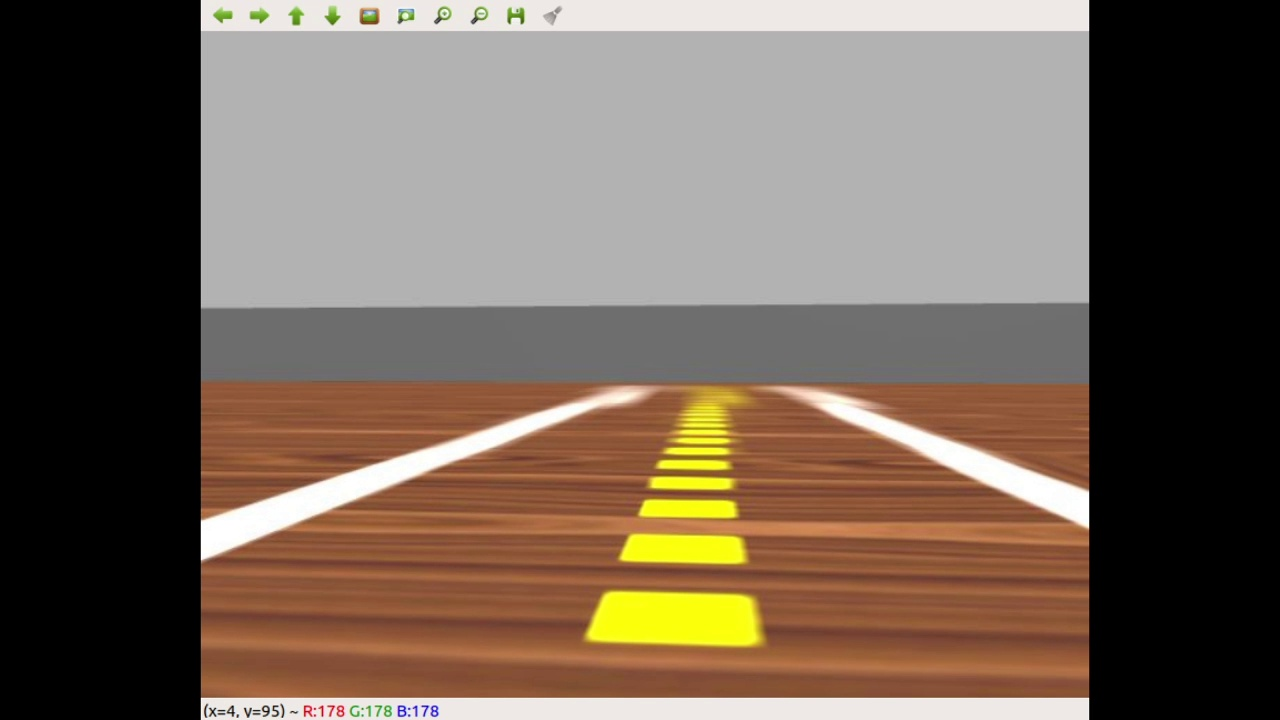
#> input picture aula03/img/frame01.jpg, 1280 x 720 px, found by its file name
$ jupyter execute --allow-errors atividade_Semana03.ipynb   (shell and % lines are left out)
#> lines starting #> are read from the running program, lines starting #| are printed output that depends on the picture
### aula03/biblioteca.py
#!/usr/bin/python
# -*- coding: utf-8 -*-

import cv2
import numpy as np

from sklearn.linear_model import LinearRegression

def segmenta_linha_amarela(bgr):
    """Não mude ou renomeie esta função
        deve receber uma imagem bgr e retornar os segmentos amarelos do centro da pista em branco.
        Utiliza a função cv2.morphologyEx() para limpar ruidos na imagem
    """

    return bgr

def encontrar_contornos(mask):
    """Não mude ou renomeie esta função
        deve receber uma imagem preta e branca os contornos encontrados
    """

    return None

# [8 lines left out: function crosshair, not called in this run]

def encontrar_centro_dos_contornos(img, contornos):
    """Não mude ou renomeie esta função
        deve receber um contorno e retornar, respectivamente, a imagem com uma cruz no centro de cada segmento e o centro dele. formato: img, x, y
    """

    return None, None, None

def desenhar_linha_entre_pontos(img, X, Y, color):
    """Não mude ou renomeie esta função
        deve receber uma lista de coordenadas XY, e retornar uma imagem com uma linha entre os centros EM SEQUENCIA do mais proximo.
    """

    return img

# [17 lines left out: functions regressao_por_centro, calcular_angulo_com_vertical, not called in this run]

### aula03/biblioteca2.py
#!/usr/bin/python
# -*- coding: utf-8 -*-

import cv2
import numpy as np
import math

def segmenta_linha_branca(bgr):
    """Não mude ou renomeie esta função
        deve receber uma imagem e segmentar as faixas brancas
    """

    return bgr

def estimar_linha_nas_faixas(img, mask):
    """Não mude ou renomeie esta função
        deve receber uma imagem preta e branca e retorna dois pontos que formen APENAS uma linha em cada faixa. Desenhe cada uma dessas linhas na iamgem.
         formato: [[(x1,y1),(x2,y2)], [(x1,y1),(x2,y2)]]
    """

    return None

def calcular_equacao_das_retas(linhas):
    """Não mude ou renomeie esta função
        deve receber dois pontos que estejam em cada uma das faixas e retornar a equacao das duas retas. Onde y = h + m * x. Formato: [(m1,h1), (m2,h2)]
    """

    return None

def calcular_ponto_de_fuga(img, equacoes):
    """Não mude ou renomeie esta função
        deve receber duas equacoes de retas e retornar o ponto de encontro entre elas. Desenhe esse ponto na imagem.
    """
    return None, (None,None)


### aula03/biblioteca_cow.py
#!/usr/bin/python
# -*- coding: utf-8 -*-

import cv2
import numpy as np
import math
import matplotlib.pyplot as plt
import os

def load_mobilenet():
    """Não mude ou renomeie esta função
        Carrega o modelo e os parametros da MobileNet. Retorna a classe da rede.
    """

    return None


def detect(net, frame, CONFIDENCE, COLORS, CLASSES):
    """
        Recebe - uma imagem colorida BGR
        Devolve: objeto encontrado
    """
    return None

# [28 lines left out: functions separar_caixa_entre_animais, calcula_iou, checar_perigo, not called in this run]

### APSs/APS3/atividade_Semana03.ipynb
# Entregável 3 de Visão Computacional e Robótica

Entrega até 12/03 ao fim do atendimento (a revisar)

Pode ser feito **em trios**

Nesta semana vamos trabalhar com um assunto extremamente atual: reconhecimento de objetos e rastreamento

Referências:

[https://www.pyimagesearch.com/2018/07/30/opencv-object-tracking/](https://www.pyimagesearch.com/2018/07/30/opencv-object-tracking/)

[https://github.com/iArunava/YOLOv3-Object-Detection-with-OpenCV/](https://github.com/iArunava/YOLOv3-Object-Detection-with-OpenCV/)

[https://www.pyimagesearch.com/2017/09/11/object-detection-with-deep-learning-and-opencv/](https://www.pyimagesearch.com/2017/09/11/object-detection-with-deep-learning-and-opencv/)

Ouça a explicacão do professor sobre rastreamento e deteção

[cell 1]
import cv2
import matplotlib.pyplot as plt
import numpy as np
import math
import biblioteca

#> (the rest of this cell did not finish here and is left out)

### Carregar as imagens

A seguir, vocês podem alterar qual imagem de teste esta sendo utilizada no notebook, o codigo deve funcionar em todas as 3.

[cell 2]
img1 = cv2.imread("frame01.jpg")
#> img1 is the input picture: shape (720, 1280, 3); mean B, G, R 87.5, 100.4, 115.5
img2 = cv2.imread("frame02.jpg")
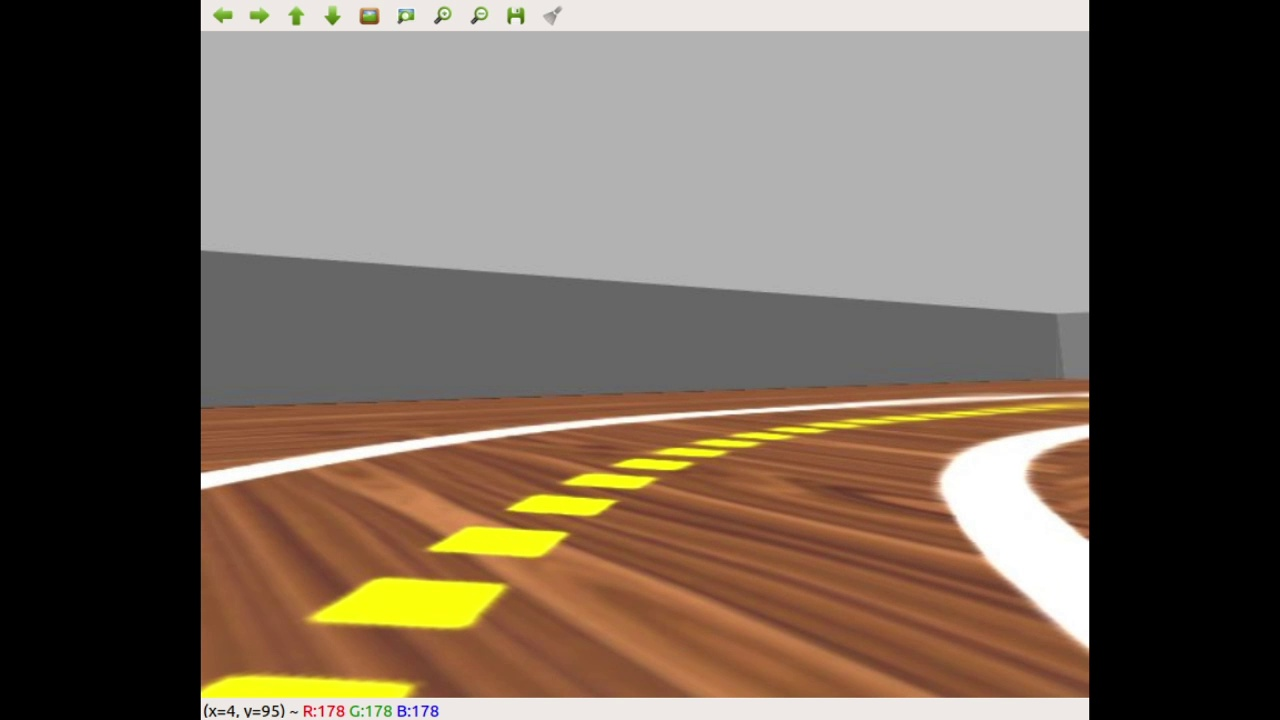
#> input picture aula03/img/frame02.jpg, 1280 x 720 px, found by its file name
#> img2 is the input picture: shape (720, 1280, 3); mean B, G, R 86.7, 99.7, 113.7
img3 = cv2.imread("frame03.jpg") # Mais dificil
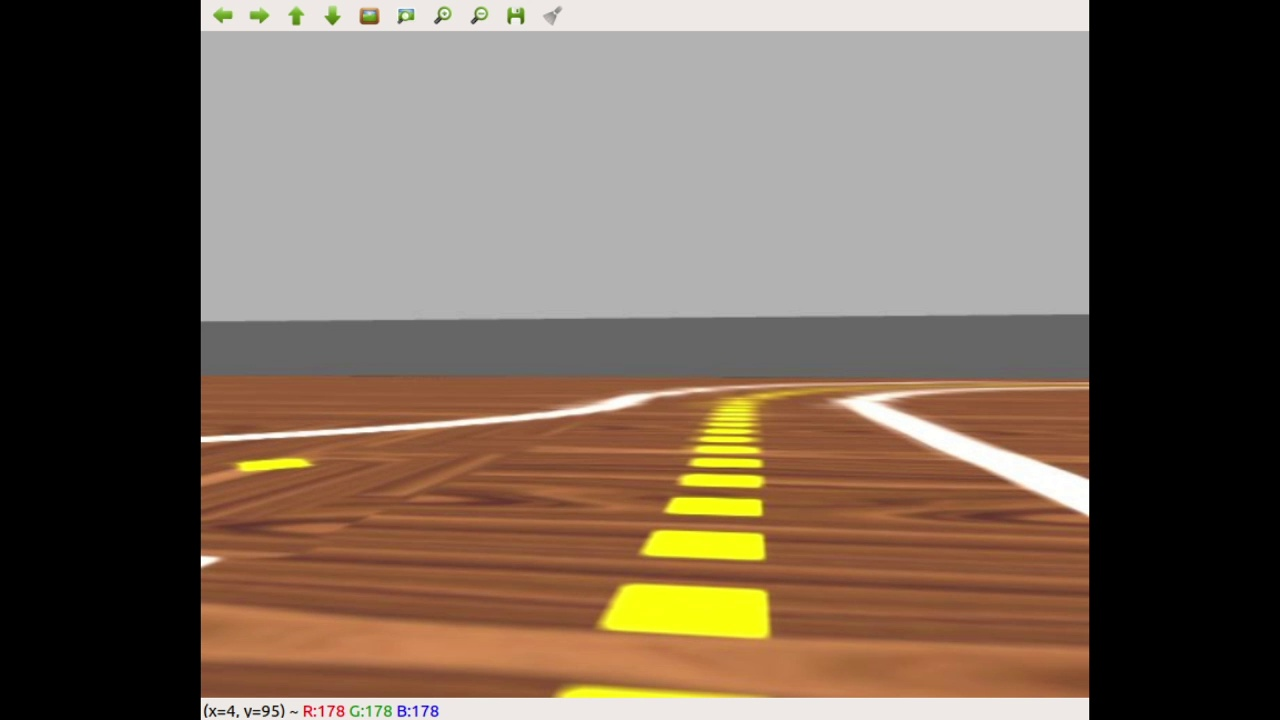
#> input picture aula03/img/frame03.jpg, 1280 x 720 px, found by its file name
#> img3 is the input picture: shape (720, 1280, 3); mean B, G, R 86.4, 100.4, 116.5

img = img1.copy()

## Parte 1
### Segmentar Linhas Amarelas
Modifique a função `segmenta_linha_amarela` do arquivo [fotogrametria.py](fotogrametria.py) para segmentar as linhas amarelas no centro da pista.

Utiliza a função cv2.morphologyEx() para limpar ruidos na imagem

[cell 3]
mask = biblioteca.segmenta_linha_amarela(img)

f, ax = plt.subplots(1, 2, figsize=(16,6))

ax[0].imshow(cv2.cvtColor(img, cv2.COLOR_BGR2RGB))
ax[1].imshow(mask, cmap="Greys_r")
ax[0].set_title('original')
ax[1].set_title('segmentado_ciano')

ax[0].axis('off')
ax[1].axis('off')

plt.show()
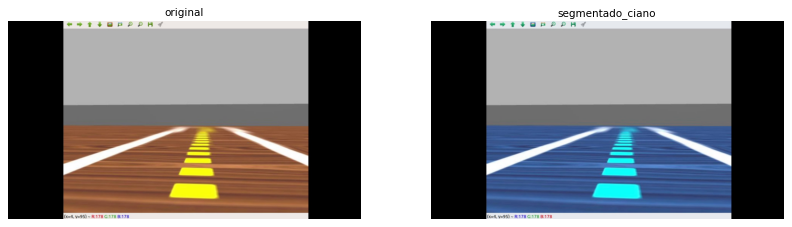
#> figure drawn by matplotlib, 2 panels; B, G, R data is drawn as R, G, B

# Saida Esperada:
# Uma imagem com o as linhas amarelas da pista em branco

## Parte 2
### Segmentar Segmentos da Linha Amarela
Modifique a função `encontrar_contornos` e `encontrar_centro_dos_contornos` do arquivo [fotogrametria.py](fotogrametria.py) calcular os contornos e calcular o centro. Na função `encontrar_centro_dos_contornos` desenhe também o centro com uma cruz.

Dica: Utilize `crosshair(img, point, size, color)` para desenhar uma cruz no ponto.

[cell 4]
# Contornos
contornos = biblioteca.encontrar_contornos(mask)
cv2.drawContours(img, contornos, -1, [0, 0, 255], 2)

# # Centro de Massa
img, X, Y = biblioteca.encontrar_centro_dos_contornos(img, contornos)

plt.axis('off')
#> (the rest of this cell did not finish here and is left out)

## Parte 3
### Calcular Regressão Linear

Primeiro modifique a função `desenhar_linha_entre_pontos` do arquivo [fotogrametria.py](fotogrametria.py) para desenhar uma linha entre cada um dos centros dos segmentos.

Em seguida modifique a função `regressao_por_centro` do arquivo [fotogrametria.py](fotogrametria.py) para ajustar uma linha entre os centros dos segmentos. Desenhe a linha na imagem.

Dica: `cv2.line(img,ponto1,ponto2,color,2)` desenha uma linha que passe entre os pontos, mesmo que ponto1 e ponto2 `não pertençam` a imagem.

[cell 5]
f, ax = plt.subplots(1, 2, figsize=(16,6))

# Desenhar Linha entre pontos
img = biblioteca.desenhar_linha_entre_pontos(img, X,Y, (255,0,0))
#> (the rest of this cell did not finish here and is left out)

## Parte 4
### Calcular angulo com a vertical.

Modifique a função `calcular_angulo_com_vertical` do arquivo [fotogrametria.py](fotogrametria.py) para calcular o angulo da reta obtida anteriormente com a VERTICAL.

#> (a cell that did not finish here is left out)

## Parte 5
### Repetir em um stream de video

Agora, modifique o arquivo [run_on_video.py](run_on_video.py) com todos os recursos mostrados anteriormente, para que a linha acompanhe o movimento do robo. Deve também mostrar o angulo com a vertical na image
### Baixe o arquivo a seguir para funcionar:
### https://github.com/Insper/robot202/raw/master/projeto/centro_massa/video.mp4

## Parte 6
### Ponto de Fuga

Robôs que trabalham dentro de prédios precisam saber seguir corredores.

Uma das maneiras de fazer isso é o robô alinhar o centro de sua câmera ao ponto de fuga do corredor, para que sua trajetória seja aproximadamente paralela às paredes do mesmo.

O ponto de fuga é aquele para o qual as retas paralelas parecem convergir

Dada a seguinte imagem de um corredor:

Podemos traçar as linhas geradas pela perspectiva, seu ponto de encontro será o ponto de fuga.

### Revisão: reta passando por dois pontos

Seja o ponto $A:(a_x, a_y)$ e o ponto $B:(b_x, b_y)$

Queremos encontrar uma reta $r: y = mx + h$ que passa por $A$ e $B$, em que $m$ é o *coeficiente angular* e $h$ é o intercepto ou coeficiente linear da reta.

Temos que:

$m = \frac{\Delta_y}{\Delta_x} = \frac{b_y - a_y}{b_x - a_x}$

Uma vez encontrado o valor de $m$, a substituição a seguir permite encontrar a equação da reta:

$m = \frac{y - a_y}{x - a_x}$

$mx - ma_x = y - a_y$

$mx = y - a_y + ma_x$

$y = mx -ma_x + a_y$

$h = a_y - ma_x$

$y = mx - ma_x + a_y$

### Interseção de duas retas

Temos que na interseção as duas retas se encontram num ponto $(x_i, y_i)$

Sejam as retas $r1: y = m1x + h1$ e $r2: y = m2x + h2$

Vamos encontrar o ponto $x_i$ em que os valores de $y_i$ serão iguais:

$m1x_i + h1 = m2x_i + h2$

$(m1 - m2)x_i = h2 - h1$

$x_i = \frac{h2 - h1}{m1 - m2}$

$y_i = m1x_i + h1$

**Dados de teste:**

Caso precise testar seu código, você pode conferir com estes valores. As retas definidas por pontos $r1: (P_1, P_2)$ e $r2: (Q_1, Q_2)$, para os valores:

```python

p1 = (3.0, 2.5)
p2 = (4.0, 0.6)
q1 = (1.0, 2.4)
q2 = (0.6, 1.1)
```

Encontram-se no ponto `(1.7572 4.8611)`

Pede-se:

* A partir do ponto para onde convergem as linhas do corredor, marque o ponto de fuga no vídeo.  Você precisa mostrar as retas que vão convergir.

**Sugestão:**

A partir do coeficiente angular, selecionar uma reta mais à esquerda e uma mais à direita para encontrar a interseção.

Lembre-se de que na OpenCV o eixo y fica **para baixo**, por isso os coeficientes angulares se comportam como na figura abaixo:

Lembre-se de que, no espaço de cores HSV, o vermelho se encontra no início e no fim da escala do componente H. Se você estiver filtrando vermelho em um só dos extremos pode não ter bons resultados

[cell 7]
import biblioteca2

#> (the rest of this cell did not finish here and is left out)

## Segmentar Faixas Brancas

[cell 8]
img = img1.copy()[30:-30,200:-200] # Remover barra de tarefa da imagem
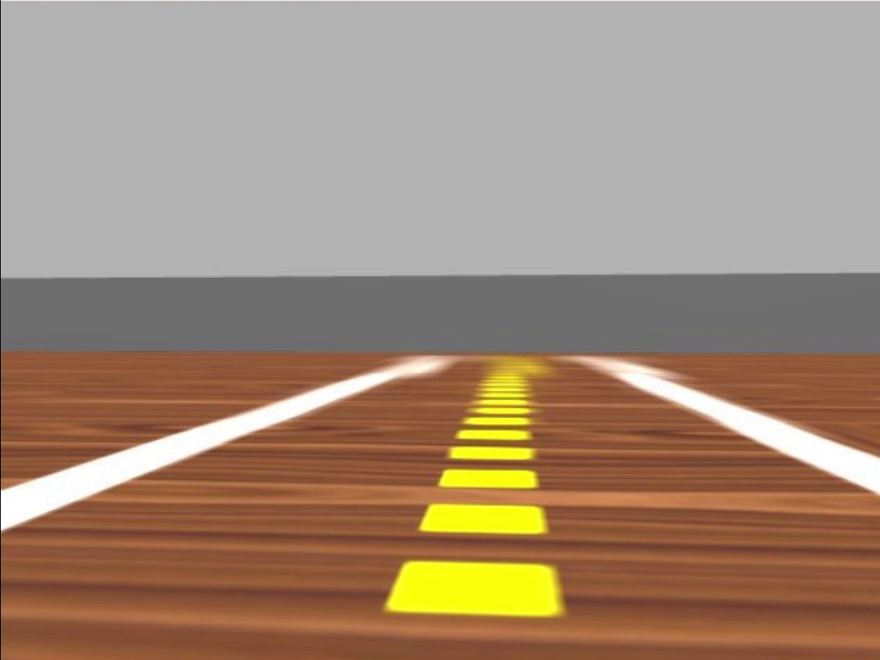
#> img: shape (660, 880, 3); mean B, G, R 119.2, 138.6, 161.4
print(img.shape)
#| (660, 880, 3)
mask = biblioteca2.segmenta_linha_branca(img)

f, ax = plt.subplots(1, 2, figsize=(16,6))

ax[0].imshow(cv2.cvtColor(img, cv2.COLOR_BGR2RGB))
ax[1].imshow(mask, cmap="Greys_r")
ax[0].set_title('original')
ax[1].set_title('segmentado_ciano')

ax[0].axis('off')
ax[1].axis('off')

plt.show()
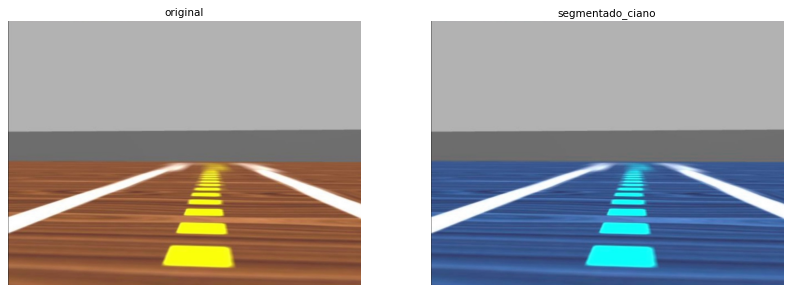
#> figure drawn by matplotlib, 2 panels; B, G, R data is drawn as R, G, B

# Saida Esperada:
# Uma imagem com o as faixas brancas segmentadas

## Calcular Linha
Usando cv2.HoughLinesP() calcule apenas UMA linha que passe em cada uma das faixas

[cell 9]
linhas = biblioteca2.estimar_linha_nas_faixas(img, mask)

f, ax = plt.subplots(1, 2, figsize=(16,6))

ax[0].imshow(cv2.cvtColor(img, cv2.COLOR_BGR2RGB))
ax[1].imshow(mask, cmap="Greys_r")
ax[0].set_title('original')
ax[1].set_title('segmentado_ciano')

ax[0].axis('off')
ax[1].axis('off')

plt.show()

# Saida Esperada:
# APENAS uma linha magenta em cada faixa branca

## Calcular Equações da Linha nas Faixas
Com os pontos de cada faixa, calcule a equação de cada reta

[cell 10]
equacoes = biblioteca2.calcular_equacao_das_retas(linhas)

#> (the rest of this cell did not finish here and is left out)

## Calcular Ponto de Fuga

Calcule o Ponto de Fuga da imagem, ou seja, o ponto de encontro entre as linhas.

[cell 11]
img, pontof = biblioteca2.calcular_ponto_de_fuga(img, equacoes)

plt.axis('off')
#> (the rest of this cell did not finish here and is left out)

# Parte 6

Você deve detectar se há uma situação de perigo ou não perigo para as vacas.

Perigo
</img>

Não perigo
</img>

#### Orientações

É uma situação de perigo quando:
* Há mais lobos do que vacas
* As vacas estão contidas na bounding box dos lobos, conforme as figuras

Considere que toda detecção de `dog`, `horse`  e `sheep` também será de lobos.

Baixe o vídeo [ cow_wolf.mp4 neste endereço](Baixe o arquivo em https://github.com/Insper/robot20/blob/master/media/cow_wolf.mp4)

[cell 12]
import biblioteca_cow

#> (the rest of this cell did not finish here and is left out)

## Carregar MobileNet

Siga os exemplos dado em aula para carregar a MobileNet no arquivo biblioteca_cow.py

Modifique a função `load_mobilenet` do arquivo [biblioteca_cow.py](biblioteca_cow.py) para carregar a MobileNet.

Modifique a função `detect` do arquivo [biblioteca_cow.py](biblioteca_cow.py) para fazer executar a MobileNet em uma imagem.

[cell 13]
img = cv2.imread("cow_wolf/cow_wolf01.png")
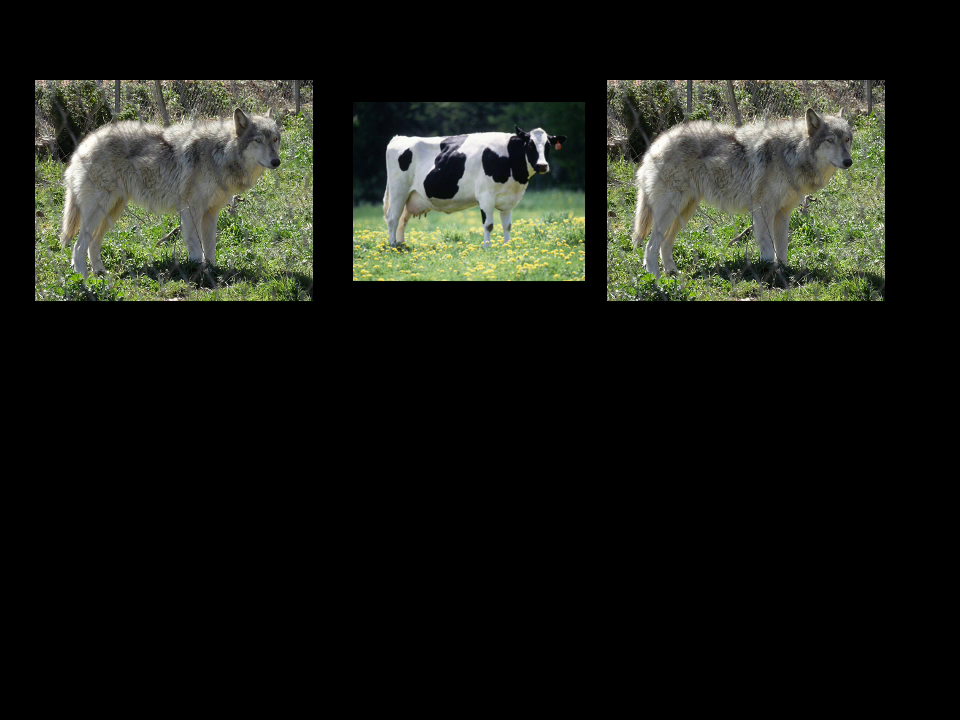
#> input picture aula03/cow_wolf/cow_wolf01.png, 960 x 720 px, found by its file name
#> img is the input picture: shape (720, 960, 3); mean B, G, R 21.3, 27.6, 25.5

# Classes
CLASSES = ["background", "aeroplane", "bicycle", "bird", "boat",
    "bottle", "bus", "car", "cat", "chair", "cow", "diningtable",
    "dog", "horse", "motorbike", "person", "pottedplant", "sheep",
    "sofa", "train", "tvmonitor"]

# Carregar Rede
net = biblioteca_cow.load_mobilenet()

# Detectar
CONFIDENCE = 0.7
COLORS = np.random.uniform(0, 255, size=(len(CLASSES), 3))

#> (the rest of this cell did not finish here and is left out)


print(resultados)

# Saida Esperada:
# [INFO] computing object detections...
# [INFO] cow: 99.06%
# [INFO] horse: 94.41%
# [INFO] horse: 93.70%
# [('cow', 99.0637481212616, (379, 131), (560, 251)), ('horse', 94.41149830818176, (53, 103), (297, 286)), ('horse', 93.70213747024536, (626, 103), (860, 285))]
